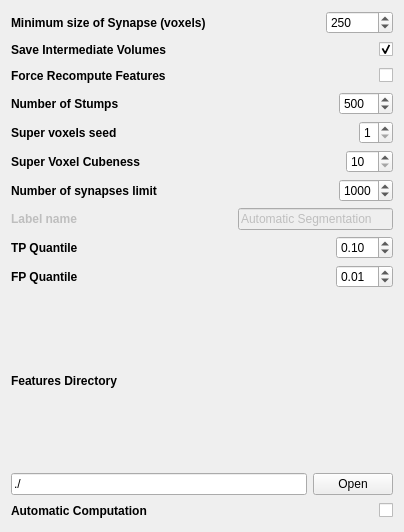
<?xml version="1.0" encoding="UTF-8"?>
<ui version="4.0">
 <class>CcboostSegmentationSettings</class>
 <widget class="QWidget" name="CcboostSegmentationSettings">
  <property name="geometry">
   <rect>
    <x>0</x>
    <y>0</y>
    <width>404</width>
    <height>532</height>
   </rect>
  </property>
  <property name="minimumSize">
   <size>
    <width>343</width>
    <height>87</height>
   </size>
  </property>
  <property name="windowTitle">
   <string>Form</string>
  </property>
  <layout class="QVBoxLayout" name="verticalLayout">
   <item>
    <layout class="QHBoxLayout" name="horizontalLayout">
     <item>
      <widget class="QLabel" name="minCCSizeLabel">
       <property name="enabled">
        <bool>true</bool>
       </property>
       <property name="font">
        <font>
         <weight>75</weight>
         <bold>true</bold>
        </font>
       </property>
       <property name="text">
        <string>Minimum size of Synapse (voxels)</string>
       </property>
      </widget>
     </item>
     <item>
      <spacer name="horizontalSpacer_3">
       <property name="orientation">
        <enum>Qt::Horizontal</enum>
       </property>
       <property name="sizeHint" stdset="0">
        <size>
         <width>40</width>
         <height>20</height>
        </size>
       </property>
      </spacer>
     </item>
     <item>
      <widget class="QSpinBox" name="minCCSize">
       <property name="enabled">
        <bool>true</bool>
       </property>
       <property name="toolTip">
        <string>Recommended value: 500</string>
       </property>
       <property name="maximum">
        <number>1000000</number>
       </property>
       <property name="singleStep">
        <number>100</number>
       </property>
       <property name="value">
        <number>250</number>
       </property>
      </widget>
     </item>
    </layout>
   </item>
   <item>
    <layout class="QHBoxLayout" name="horizontalLayout_5">
     <item>
      <widget class="QLabel" name="saveIntermediateVolumesLabel">
       <property name="font">
        <font>
         <weight>75</weight>
         <bold>true</bold>
        </font>
       </property>
       <property name="text">
        <string>Save Intermediate Volumes</string>
       </property>
      </widget>
     </item>
     <item>
      <spacer name="horizontalSpacer_5">
       <property name="orientation">
        <enum>Qt::Horizontal</enum>
       </property>
       <property name="sizeHint" stdset="0">
        <size>
         <width>40</width>
         <height>20</height>
        </size>
       </property>
      </spacer>
     </item>
     <item>
      <widget class="QCheckBox" name="saveIntermediateVolumes">
       <property name="text">
        <string/>
       </property>
       <property name="checked">
        <bool>true</bool>
       </property>
      </widget>
     </item>
    </layout>
   </item>
   <item>
    <layout class="QHBoxLayout" name="horizontalLayout_8">
     <item>
      <widget class="QLabel" name="label">
       <property name="font">
        <font>
         <weight>75</weight>
         <bold>true</bold>
        </font>
       </property>
       <property name="text">
        <string>Force Recompute Features</string>
       </property>
      </widget>
     </item>
     <item>
      <spacer name="horizontalSpacer_7">
       <property name="orientation">
        <enum>Qt::Horizontal</enum>
       </property>
       <property name="sizeHint" stdset="0">
        <size>
         <width>40</width>
         <height>20</height>
        </size>
       </property>
      </spacer>
     </item>
     <item>
      <widget class="QCheckBox" name="forceRecomputeFeatures">
       <property name="text">
        <string/>
       </property>
       <property name="checked">
        <bool>false</bool>
       </property>
      </widget>
     </item>
    </layout>
   </item>
   <item>
    <layout class="QHBoxLayout" name="horizontalLayout_2">
     <item>
      <widget class="QLabel" name="numStumpsLabel">
       <property name="font">
        <font>
         <weight>75</weight>
         <bold>true</bold>
        </font>
       </property>
       <property name="text">
        <string>Number of Stumps</string>
       </property>
      </widget>
     </item>
     <item>
      <spacer name="horizontalSpacer">
       <property name="orientation">
        <enum>Qt::Horizontal</enum>
       </property>
       <property name="sizeHint" stdset="0">
        <size>
         <width>40</width>
         <height>20</height>
        </size>
       </property>
      </spacer>
     </item>
     <item>
      <widget class="QSpinBox" name="numStumps">
       <property name="toolTip">
        <string>Number of boosted stumps to learn. Recommended value is 500.</string>
       </property>
       <property name="minimum">
        <number>50</number>
       </property>
       <property name="maximum">
        <number>2000</number>
       </property>
       <property name="singleStep">
        <number>100</number>
       </property>
       <property name="value">
        <number>500</number>
       </property>
      </widget>
     </item>
    </layout>
   </item>
   <item>
    <layout class="QHBoxLayout" name="horizontalLayout_3">
     <item>
      <widget class="QLabel" name="svoxSeedLabel">
       <property name="font">
        <font>
         <weight>75</weight>
         <bold>true</bold>
        </font>
       </property>
       <property name="text">
        <string>Super voxels seed</string>
       </property>
      </widget>
     </item>
     <item>
      <spacer name="horizontalSpacer_2">
       <property name="orientation">
        <enum>Qt::Horizontal</enum>
       </property>
       <property name="sizeHint" stdset="0">
        <size>
         <width>40</width>
         <height>20</height>
        </size>
       </property>
      </spacer>
     </item>
     <item>
      <widget class="QSpinBox" name="svoxSeed">
       <property name="toolTip">
        <string>Supervoxel average size. For maximum detail level set to 1.</string>
       </property>
       <property name="minimum">
        <number>1</number>
       </property>
       <property name="maximum">
        <number>8</number>
       </property>
      </widget>
     </item>
    </layout>
   </item>
   <item>
    <layout class="QHBoxLayout" name="horizontalLayout_4">
     <item>
      <widget class="QLabel" name="svoxCubenessLabel">
       <property name="font">
        <font>
         <weight>75</weight>
         <bold>true</bold>
        </font>
       </property>
       <property name="text">
        <string>Super Voxel Cubeness</string>
       </property>
      </widget>
     </item>
     <item>
      <spacer name="horizontalSpacer_4">
       <property name="orientation">
        <enum>Qt::Horizontal</enum>
       </property>
       <property name="sizeHint" stdset="0">
        <size>
         <width>40</width>
         <height>20</height>
        </size>
       </property>
      </spacer>
     </item>
     <item>
      <widget class="QSpinBox" name="svoxCubeness">
       <property name="toolTip">
        <string>Supervoxel roughness. Recommended values between 12 and 25.</string>
       </property>
       <property name="minimum">
        <number>10</number>
       </property>
       <property name="maximum">
        <number>120</number>
       </property>
      </widget>
     </item>
    </layout>
   </item>
   <item>
    <layout class="QHBoxLayout" name="horizontalLayout_6">
     <item>
      <widget class="QLabel" name="maxNumObjLabel">
       <property name="font">
        <font>
         <weight>75</weight>
         <bold>true</bold>
        </font>
       </property>
       <property name="text">
        <string>Number of synapses limit</string>
       </property>
      </widget>
     </item>
     <item>
      <spacer name="horizontalSpacer_6">
       <property name="orientation">
        <enum>Qt::Horizontal</enum>
       </property>
       <property name="sizeHint" stdset="0">
        <size>
         <width>40</width>
         <height>20</height>
        </size>
       </property>
      </spacer>
     </item>
     <item>
      <widget class="QSpinBox" name="maxNumObj">
       <property name="toolTip">
        <string>Maximum number of synapses to generate as output.</string>
       </property>
       <property name="maximum">
        <number>9999</number>
       </property>
       <property name="singleStep">
        <number>10</number>
       </property>
       <property name="value">
        <number>1000</number>
       </property>
      </widget>
     </item>
    </layout>
   </item>
   <item>
    <layout class="QHBoxLayout" name="horizontalLayout_9">
     <item>
      <widget class="QLabel" name="labelNameLabel">
       <property name="enabled">
        <bool>false</bool>
       </property>
       <property name="font">
        <font>
         <weight>75</weight>
         <bold>true</bold>
        </font>
       </property>
       <property name="text">
        <string>Label name</string>
       </property>
      </widget>
     </item>
     <item>
      <spacer name="horizontalSpacer_8">
       <property name="orientation">
        <enum>Qt::Horizontal</enum>
       </property>
       <property name="sizeHint" stdset="0">
        <size>
         <width>40</width>
         <height>20</height>
        </size>
       </property>
      </spacer>
     </item>
     <item>
      <widget class="QLineEdit" name="labelName">
       <property name="enabled">
        <bool>false</bool>
       </property>
       <property name="text">
        <string>Automatic Segmentation</string>
       </property>
      </widget>
     </item>
    </layout>
   </item>
   <item>
    <layout class="QHBoxLayout" name="horizontalLayout_10">
     <item>
      <widget class="QLabel" name="label_2">
       <property name="font">
        <font>
         <weight>75</weight>
         <bold>true</bold>
        </font>
       </property>
       <property name="text">
        <string>TP Quantile</string>
       </property>
      </widget>
     </item>
     <item>
      <spacer name="horizontalSpacer_9">
       <property name="orientation">
        <enum>Qt::Horizontal</enum>
       </property>
       <property name="sizeHint" stdset="0">
        <size>
         <width>40</width>
         <height>20</height>
        </size>
       </property>
      </spacer>
     </item>
     <item>
      <widget class="QDoubleSpinBox" name="TPQuantile">
       <property name="singleStep">
        <double>0.010000000000000</double>
       </property>
       <property name="value">
        <double>0.100000000000000</double>
       </property>
      </widget>
     </item>
    </layout>
   </item>
   <item>
    <layout class="QHBoxLayout" name="horizontalLayout_11">
     <item>
      <widget class="QLabel" name="label_3">
       <property name="font">
        <font>
         <weight>75</weight>
         <bold>true</bold>
        </font>
       </property>
       <property name="text">
        <string>FP Quantile</string>
       </property>
      </widget>
     </item>
     <item>
      <spacer name="horizontalSpacer_10">
       <property name="orientation">
        <enum>Qt::Horizontal</enum>
       </property>
       <property name="sizeHint" stdset="0">
        <size>
         <width>40</width>
         <height>20</height>
        </size>
       </property>
      </spacer>
     </item>
     <item>
      <widget class="QDoubleSpinBox" name="FPQuantile">
       <property name="singleStep">
        <double>0.010000000000000</double>
       </property>
       <property name="value">
        <double>0.010000000000000</double>
       </property>
      </widget>
     </item>
    </layout>
   </item>
   <item>
    <layout class="QVBoxLayout" name="verticalLayout_2">
     <item>
      <widget class="QLabel" name="synapseFeaturesDirectoryLabel">
       <property name="font">
        <font>
         <weight>75</weight>
         <bold>true</bold>
        </font>
       </property>
       <property name="text">
        <string>Features Directory</string>
       </property>
      </widget>
     </item>
     <item>
      <layout class="QHBoxLayout" name="horizontalLayout_7">
       <item>
        <widget class="QLineEdit" name="featuresPath">
         <property name="toolTip">
          <string>Where to save temporary files.</string>
         </property>
         <property name="text">
          <string>./</string>
         </property>
        </widget>
       </item>
       <item>
        <widget class="QPushButton" name="chooseFeaturesDirectoryButton">
         <property name="text">
          <string>Open</string>
         </property>
        </widget>
       </item>
      </layout>
     </item>
    </layout>
   </item>
   <item>
    <layout class="QHBoxLayout" name="horizontalLayout_12">
     <item>
      <widget class="QLabel" name="automaticSegmentationLabel">
       <property name="font">
        <font>
         <weight>75</weight>
         <bold>true</bold>
        </font>
       </property>
       <property name="text">
        <string>Automatic Computation</string>
       </property>
      </widget>
     </item>
     <item>
      <spacer name="horizontalSpacer_11">
       <property name="orientation">
        <enum>Qt::Horizontal</enum>
       </property>
       <property name="sizeHint" stdset="0">
        <size>
         <width>40</width>
         <height>20</height>
        </size>
       </property>
      </spacer>
     </item>
     <item>
      <widget class="QCheckBox" name="automaticSegmentation">
       <property name="text">
        <string/>
       </property>
      </widget>
     </item>
    </layout>
   </item>
  </layout>
 </widget>
 <resources/>
 <connections/>
</ui>
